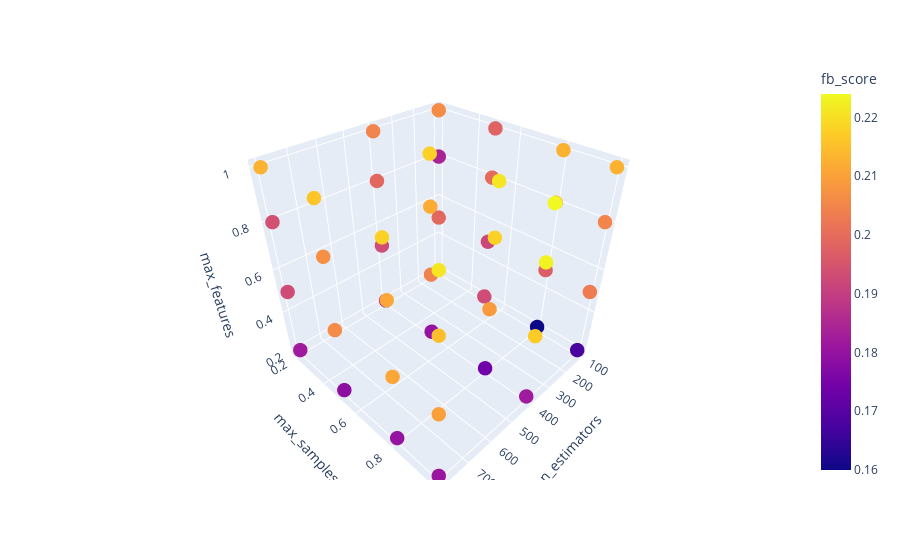

Source (notebook cell):
### Code cell
fig = px.scatter_3d(fd, x='n_estimators', y='max_samples', z='max_features', color='fb_score')
fig.update_traces(marker=dict(size=5))
fig.show()

### Figure 1 — Plotly figure (JSON) as saved in the notebook; plotly's stock layout.template omitted (floating-point values rounded to 4 significant figures)
{"data": [{"hovertemplate": "n_estimators=%{x}<br>max_samples=%{y}<br>max_features=%{z}<br>fb_score=%{marker.color}<extra></extra>", "legendgroup": "", "marker": {"color": [0.189, 0.181, 0.182, 0.193, 0.18, 0.179, 0.16, 0.174, 0.18, 0.168, 0.182, 0.181, 0.199, 0.193, 0.193, 0.192, 0.204, 0.206, 0.197, 0.209, 0.211, 0.203, 0.217, 0.21, 0.184, 0.199, 0.194, 0.2, 0.212, 0.207, 0.214, 0.218, 0.211, 0.205, 0.223, 0.215, 0.206, 0.205, 0.213, 0.198, 0.218, 0.216, 0.213, 0.221, 0.218, 0.213, 0.224, 0.221], "coloraxis": "coloraxis", "size": 5, "symbol": "circle"}, "mode": "markers", "name": "", "scene": "scene", "showlegend": false, "type": "scatter3d", "x": [100, 400, 800, 100, 400, 800, 100, 400, 800, 100, 400, 800, 100, 400, 800, 100, 400, 800, 100, 400, 800, 100, 400, 800, 100, 400, 800, 100, 400, 800, 100, 400, 800, 100, 400, 800, 100, 400, 800, 100, 400, 800, 100, 400, 800, 100, 400, 800], "y": [0.2, 0.2, 0.2, 0.5, 0.5, 0.5, 0.8, 0.8, 0.8, 1, 1, 1, 0.2, 0.2, 0.2, 0.5, 0.5, 0.5, 0.8, 0.8, 0.8, 1, 1, 1, 0.2, 0.2, 0.2, 0.5, 0.5, 0.5, 0.8, 0.8, 0.8, 1, 1, 1, 0.2, 0.2, 0.2, 0.5, 0.5, 0.5, 0.8, 0.8, 0.8, 1, 1, 1], "z": [0.2, 0.2, 0.2, 0.2, 0.2, 0.2, 0.2, 0.2, 0.2, 0.2, 0.2, 0.2, 0.5, 0.5, 0.5, 0.5, 0.5, 0.5, 0.5, 0.5, 0.5, 0.5, 0.5, 0.5, 0.8, 0.8, 0.8, 0.8, 0.8, 0.8, 0.8, 0.8, 0.8, 0.8, 0.8, 0.8, 1, 1, 1, 1, 1, 1, 1, 1, 1, 1, 1, 1]}], "layout": {"coloraxis": {"colorbar": {"title": {"text": "fb_score"}}, "colorscale": [[0, "#0d0887"], [0.1111, "#46039f"], [0.2222, "#7201a8"], [0.3333, "#9c179e"], [0.4444, "#bd3786"], [0.5556, "#d8576b"], [0.6667, "#ed7953"], [0.7778, "#fb9f3a"], [0.8889, "#fdca26"], [1, "#f0f921"]]}, "legend": {"tracegroupgap": 0}, "margin": {"t": 60}, "scene": {"domain": {"x": [0, 1], "y": [0, 1]}, "xaxis": {"title": {"text": "n_estimators"}}, "yaxis": {"title": {"text": "max_samples"}}, "zaxis": {"title": {"text": "max_features"}}}}}
